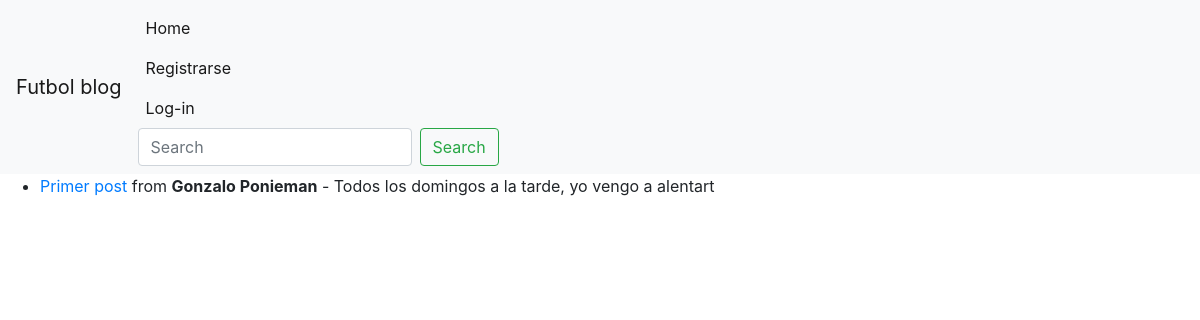
/, run on an earlier commit of the app's database.
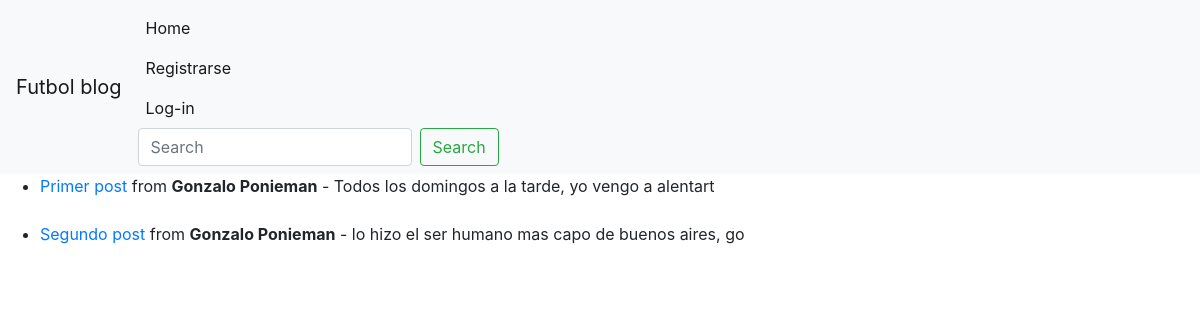
And on a later commit of the database.
### blog/models.py (models this page shows, shortened)
class Post(models.Model):
    title = models.CharField(max_length=255)
    author = models.ForeignKey(User, on_delete=models.CASCADE)
    body = RichTextField(blank=True, null=True)

### blog/views.py (the view)
# urls.py: path('', HomeView.as_view(), name="home"),
class HomeView(ListView):
    model = Post
    template_name = 'blog/home.html'

### blog/templates/blog/home.html (shortened to what this page needs)
{% extends 'blog/base.html' %}
{% block content %}
 <ul>
 {% for post in object_list %}
    <li><a href ="{% url 'article-detail' post.pk %}"> {{post.title}} </a> from <b>{{post.author.first_name}} {{post.author.last_name}}</b> -
      {{ post.body|slice:":50"}}
      <br/>
      <br/>
    </li>
 {% endfor %}
 </ul>
{% endblock %}

What changed in the data, as far as the page shows it:
added Post: title "Segundo post", author.first_name "Gonzalo", author.last_name "Ponieman", body "lo hizo el ser humano mas capo de buenos aires, go"
